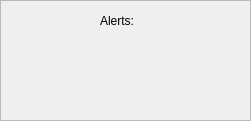
    <widget class="QFrame" name="frame_alerts">
     <property name="geometry">
      <rect>
       <x>270</x>
       <y>360</y>
       <width>251</width>
       <height>121</height>
      </rect>
     </property>
     <property name="frameShape">
      <enum>QFrame::StyledPanel</enum>
     </property>
     <property name="frameShadow">
      <enum>QFrame::Raised</enum>
     </property>
     <widget class="QLabel" name="label_4">
      <property name="geometry">
       <rect>
        <x>20</x>
        <y>50</y>
        <width>61</width>
        <height>51</height>
       </rect>
      </property>
      <property name="text">
       <string/>
      </property>
      <property name="pixmap">
       <pixmap>images/luz_verde0_cruz_peq2.png</pixmap>
      </property>
      <property name="scaledContents">
       <bool>true</bool>
      </property>
     </widget>
     <widget class="QLabel" name="under_voltage_tool">
      <property name="geometry">
       <rect>
        <x>90</x>
        <y>50</y>
        <width>64</width>
        <height>51</height>
       </rect>
      </property>
      <property name="text">
       <string/>
      </property>
      <property name="pixmap">
       <pixmap>images/pinza_verde_peq2.png</pixmap>
      </property>
      <property name="scaledContents">
       <bool>true</bool>
      </property>
     </widget>
     <widget class="QLabel" name="label_6">
      <property name="geometry">
       <rect>
        <x>170</x>
        <y>50</y>
        <width>62</width>
        <height>51</height>
       </rect>
      </property>
      <property name="text">
       <string/>
      </property>
      <property name="pixmap">
       <pixmap>images/emergency_verde_peq.png</pixmap>
      </property>
      <property name="scaledContents">
       <bool>true</bool>
      </property>
     </widget>
     <widget class="QLabel" name="weight_label_4">
      <property name="geometry">
       <rect>
        <x>100</x>
        <y>10</y>
        <width>91</width>
        <height>21</height>
       </rect>
      </property>
      <property name="text">
       <string>Alerts:</string>
      </property>
     </widget>
    </widget>
